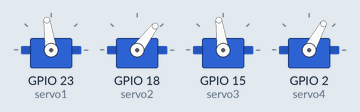
This sketch was run on a simulated ESP32. Parts: 4 × servo. What the sketch prints to the serial monitor is not drawn.

Above: at 0.05 s.
At 0.2 s:
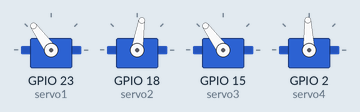
At 0.35 s:
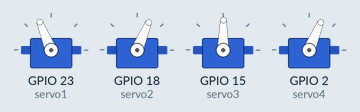
Timing chart, 0 to 3.0 s (numbered marks = the images above):
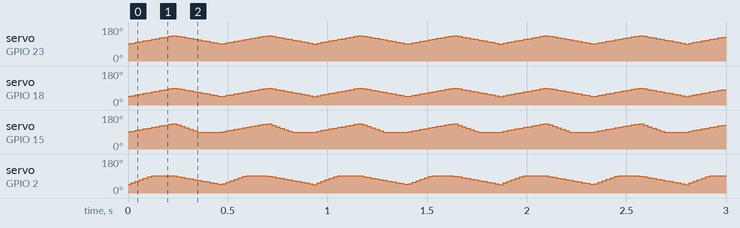

The sketch:

ServoPractice.ino
```cpp
#include <ESP32Servo.h>
#define POT A0

Servo servo1;
Servo servo2;
Servo servo3;
Servo servo4;
void setup() {
  Serial.begin(115200);
  servo1.attach(23);
  servo2.attach(18);
  servo3.attach(15);
  servo4.attach(2);

  servo1.write(90);
  servo2.write(90);
  servo3.write(90);
  servo4.write(90);
}

int moveDegree = 45;
int leftL = 90;
int leftF = 90;
int rightL = 90-moveDegree;
int rightF = 90-moveDegree;
int leftV = 1;
int rightV = 1;
void loop() {
  leftL = constrain(leftL, 90, 90+moveDegree);
  leftF = constrain(leftF, 90, 90+moveDegree);
  rightL = constrain(rightL, 90-moveDegree, 90);
  rightF = constrain(rightF, 90-moveDegree, 90);
  leftL += leftV;
  if(leftV < 0){
    leftF += leftV*2;
  }
  else{
    leftF += leftV;
  }

  rightL += rightV;
  if(rightV > 0){
    rightF += rightV*2;
  }
  else{
    rightF += rightV;
  }
  if(leftL == 90+moveDegree || leftL == 90){
    leftV = -leftV;
  }
  if(rightL == 90-moveDegree || rightL == 90){
    rightV = -rightV;
  }

  servo1.write(leftL);
  servo2.write(rightL);
  servo3.write(leftF);
  servo4.write(rightF);
  Serial.print(leftV);
  Serial.print(" ");
  Serial.println(rightV);
  Serial.print(leftL);
  Serial.print(" ");
  Serial.println(leftF);
  Serial.print(rightL);
  Serial.print(" ");
  Serial.println(rightF);
  Serial.println("----");
  delay(5);
}
```
